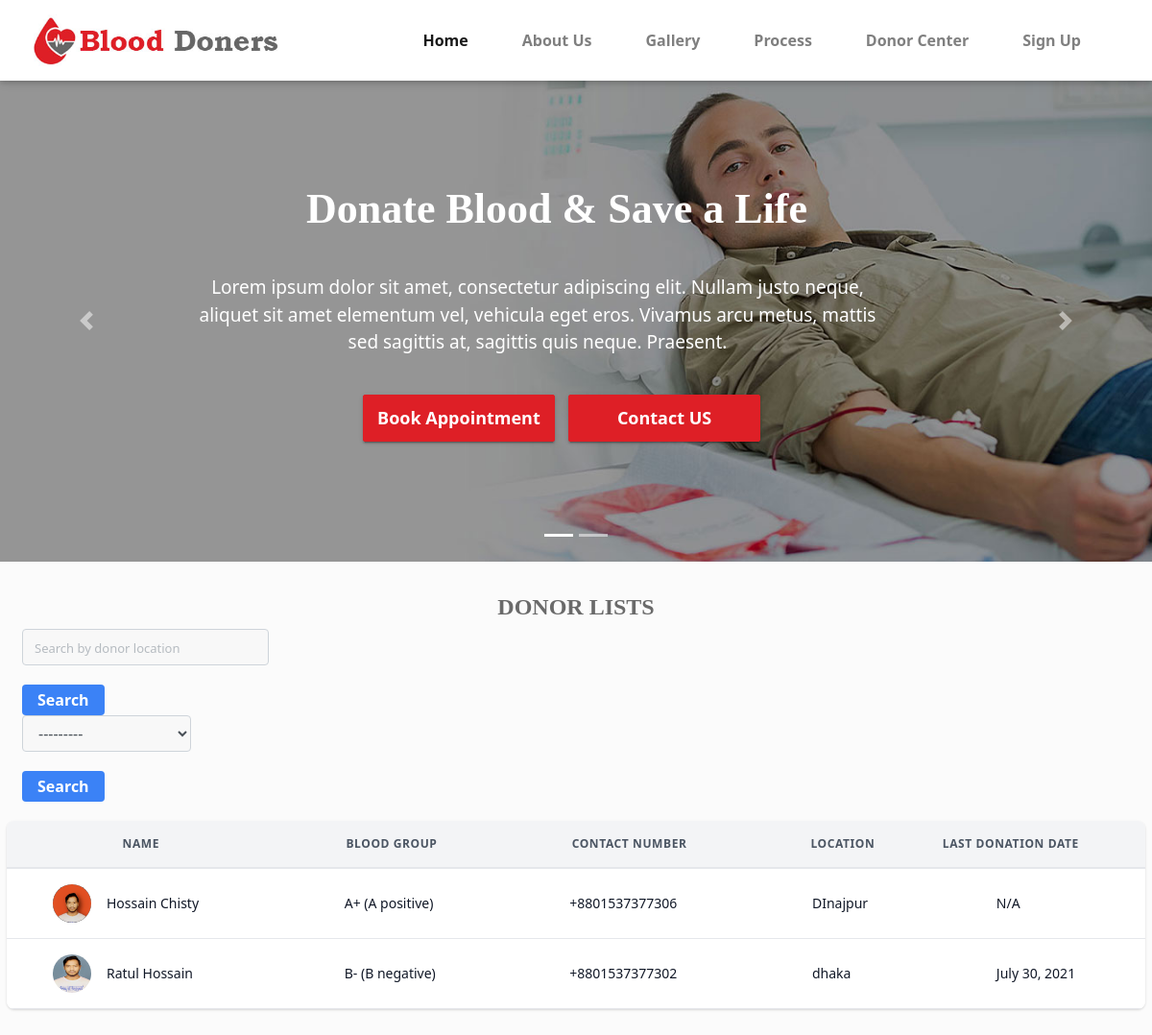
Page /doner_list/ on the committed database.
### core/models.py (models this page shows, shortened)
class Donor(models.Model):
    user = models.OneToOneField(
        settings.AUTH_USER_MODEL, on_delete=models.CASCADE, related_name="donor"
    )
    first_name = models.CharField(max_length=30, blank=False, null=False)
    last_name = models.CharField(max_length=30, blank=False, null=False)
    GENDER_CHOICES = {("male", "Male"), ("female", "Female"), ("other", "Other")}
    gender = models.CharField(
        max_length=10, null=True, blank=True, choices=GENDER_CHOICES
    )
    photo = models.ImageField(null=True, blank=True)
    contact_number = PhoneNumberField()
    contact_number.help_text = "Format: +8801537377302"
    blood_group = models.CharField(max_length=20, choices=BLOOD_GROUP)
    date_of_birth = models.DateField(
        blank=False, null=False, help_text="Format: YYYY-MM-DD"
    )
    last_donation_date = models.DateField(null=True, blank=True)
    location = models.CharField(max_length=200)
    class Meta:
        verbose_name = _("Donor")
        verbose_name_plural = _("Donors")

### core/views.py (the view)
# urls.py: path("doner_list/", DonerListView.as_view(), name="doners_list"),
class DonerListView(View):
    def get(self, request):
        donors_qs = Donor.objects.all()
        filters = DonorFilter(request.GET, queryset=donors_qs)
        return render(request, "doner_list.html", {"filters": filters})

### templates/doner_list.html (shortened to what this page needs)
{% include 'navbar.html' %}
{% block body %}
    <link href="https://cdn.jsdelivr.net/npm/tailwindcss/dist/tailwind.min.css" rel="stylesheet">
    {% include '_css.html' %}
    <body class="antialiased font-sans bg-gray-200">
    <div class="container mx-auto px-2 sm:px-8">
        <div class="py-8">
            <h2 class="text-center text-2xl font-semibold leading-tight">DONOR LISTS</h2>
            <div class="flex sm:flex-row flex-col">
                <div class="block relative">
                    <form action="" method="get">
                        {{ filters.form.location }}
                        <button class="bg-blue-500 text-white font-bold py-1 px-3 rounded" type="submit">Search</button>
                    </form>
                </div>
            </div>
            <div class="flex flex-row mb-1 sm:mb-0">
                <div class="relative">
                    <form action="" method="get">
                    {{ filters.form.blood_group }}
                    <button class="bg-blue-500 text-white font-bold py-1 px-3 rounded" type="submit">Search</button>
                    </form>
                </div>
            </div>
            <div class="-mx-4 sm:-mx-8 px-3 sm:px-8 py-3 overflow-x-auto">
                <div class="inline-block min-w-full shadow rounded-lg overflow-hidden">
                    <table class="min-w-full leading-normal">
                        <thead>
                            <tr>
                                <th
                                    class="px-2 py-3 border-b-2 border-gray-200 bg-gray-100 text-center text-xs font-semibold text-gray-600 uppercase tracking-wider">
                                    Name
                                </th>
                                <th
                                    class="px-2 py-3 border-b-2 border-gray-200 bg-gray-100 text-center text-xs font-semibold text-gray-600 uppercase tracking-wider">
                                    Blood Group
                                </th>
                                <th
                                    class="px-2 py-3 border-b-2 border-gray-200 bg-gray-100 text-center text-xs font-semibold text-gray-600 uppercase tracking-wider">
                                    Contact Number
                                </th>
                                <th
                                    class="px-2 py-3 border-b-2 border-gray-200 bg-gray-100 text-center text-xs font-semibold text-gray-600 uppercase tracking-wider">
                                    Location
                                </th>
                                <th
                                    class="px-2 py-3 border-b-2 border-gray-200 bg-gray-100 text-left text-xs font-semibold text-gray-600 uppercase tracking-wider">
                                    Last Donation Date
                                </th>
                            </tr>
                        </thead>
                        <tbody>
                        {% for items in  filters.qs %}
                        {% if items in filters.qs %}
                        <tr>
                            <td class="px-5 py-3 border-b border-gray-200 bg-white text-sm">
                                <div class="flex items-center">
                                    <div class="flex-shrink-0 w-10 h-10">
                                        <img class="w-full h-full rounded-full"
                                            src="{{items.photo.url}}" alt="{{items.first_name}}"/>
                                    </div>
                                    <div class="ml-3">
                                        <p class="text-gray-900 whitespace-no-wrap">
                                            {{items.first_name}} {{items.last_name}}
                                        </p>
                                    </div>
                                </div>
                            </td>
                            <td class="px-5 py-3 border-b border-gray-200 bg-white text-sm">
                                <div class="flex items-center">
                                    <div class="ml-4">
                                        <p class="text-gray-900 whitespace-no-wrap">
                                            {{items.blood_group}}
                                        </p>
                                    </div>
                                </div>
                            </td>
                            <td class="px-5 py-3 border-b border-gray-200 bg-white text-sm">
                                <div class="flex items-center">
                                    <div class="ml-3">
                                        <p class="text-gray-900 whitespace-no-wrap">
                                            {{items.contact_number}}
                                        </p>
                                    </div>
                                </div>
                            </td>
                            <td class="px-5 py-3 border-b border-gray-200 bg-white text-sm">
                                <div class="flex items-center">
                                    <div class="ml-3">
                                        <p class="text-gray-900 whitespace-no-wrap">
                                            {{items.location}}
                                        </p>
                                    </div>
                                </div>
                            </td>
                            <td class="px-5 py-3 border-b border-gray-200 bg-white text-sm">
                                <div class="flex items-center">
                                    <div class="ml-3">
                                        {% if items.last_donation_date == None %}
                                        <p class="text-gray-900 whitespace-no-wrap">
                                                N/A
                                            </p>
                                        {% else %}
                                        <p class="text-gray-900 whitespace-no-wrap">
                                            {{items.last_donation_date}}
                                        </p>
                                        {% endif %}
                                    </div>
                                </div>
                            </td>
                        </tr>
                        {% endif %}
                        {% endfor %}
                        </tbody>
                    </table>
                </div>
            </div>
        </div>
    </div>
</body>
{% endblock body %}

### templates/navbar.html (shortened to what this page needs)
{% load static %}
    <header class="continer-fluid">
            <div id="menu-jk" class="header-bottom">
                <div class="container">
                    <div class="row nav-row">
                        <div class="col-md-3 logo">
                            <img src="{% static 'assets/images/logo.jpg' %}" alt="">
                        </div>
                        <div class="col-md-9 nav-col">
                            <nav class="navbar navbar-expand-lg navbar-light">
                                <div class="collapse navbar-collapse" id="navbarNav">
                                    <ul class="navbar-nav">
                                        {% if request.user.is_authenticated %}
                                            <li class="nav-item">
                                                <a class="nav-link" href="{% url 'doners_list' %}">Donor Center</a>
                                            </li>
                                            <li class="nav-item">
                                                <a class="nav-link" href="{% url 'doners' %}">Be a Donor</a>
                                                </a>
                                            </li>
                                            <li class="nav-item active">
                                                <a class="nav-link" href="{% url 'sign_out' %}">Sign out as @{{request.user.donor.first_name}} {{request.user.donor.last_name}}</a>
                                                </a>
                                            </li>
                                        {% else %}
                                        <li class="nav-item active">
                                            <a class="nav-link" href="#">Home
                                            </a>
                                        </li>
                                        <li class="nav-item">
                                            <a class="nav-link" href="#about">About Us</a>
                                        </li>
                                        <li class="nav-item">
                                            <a class="nav-link" href="#gallery">Gallery</a>
                                        </li>
                                         <li class="nav-item">
                                            <a class="nav-link" href="#process">Process</a>
                                        </li>
                                        <li class="nav-item">
                                            <a class="nav-link" href="{% url 'doners_list' %}">Donor Center</a>
                                        </li>
                                           <li class="nav-item">
                                            <a class="nav-link" href="{% url 'sign_up' %}">Sign Up</a>
                                        </li>
                                        {% endif %}
                                    </ul>
                                </div>
                            </nav>
                        </div>
                    </div>
                </div>
            </div>
        </header>
    <div class="slider-detail">
        <div id="carouselExampleIndicators" class="carousel slide" data-ride="carousel">
            <ol class="carousel-indicators">
                <li data-target="#carouselExampleIndicators" data-slide-to="0" class="active"></li>
                <li data-target="#carouselExampleIndicators" data-slide-to="1"></li>
            </ol>
            <div class="carousel-inner">
                <div class="carousel-item active">
                    <img class="d-block w-100" src="{% static 'assets/images/slider/slide-02.jpg' %}" alt="First slide">
                    <div class="carousel-caption d-none d-md-block">
                        <h5 class=" bounceInDown">Donate Blood & Save a Life</h5>
                        <p class=" bounceInLeft">Lorem ipsum dolor sit amet, consectetur adipiscing elit. Nullam justo neque, <br>
                            aliquet sit amet elementum vel, vehicula eget eros. Vivamus arcu metus, mattis <br>
                            sed sagittis at, sagittis quis neque. Praesent.</p>
                        <div class=" vbh">
                            <div class="btn btn-success  bounceInUp"> Book Appointment </div>
                            <div class="btn btn-success  bounceInUp"> Contact US </div>
                        </div>
                    </div>
                </div>
            </div>
            <a class="carousel-control-prev" href="#carouselExampleIndicators" role="button" data-slide="prev">
                <span class="carousel-control-prev-icon" aria-hidden="true"></span>
            </a>
            <a class="carousel-control-next" href="#carouselExampleIndicators" role="button" data-slide="next">
                <span class="carousel-control-next-icon" aria-hidden="true"></span>
            </a>
        </div>
    </div>

### templates/_css.html
{% load static %}
<link rel="stylesheet" href="{% static 'assets/css/bootstrap.min.css' %}">
<link rel="stylesheet" href="{% static 'assets/css/fontawsom-all.min.css' %}">
<link rel="stylesheet" href="{% static 'assets/plugins/grid-gallery/css/grid-gallery.min.css' %}">
<link rel="stylesheet" type="text/css" href="{% static 'assets/css/style.css' %}" />

### templates/_js.html (shortened to what this page needs)
{% load static %}

### static/assets/css/style.css (style rules this page uses)
* { margin: 0px; padding: 0px; list-style: none; }
img { max-width: 100%; }
a { text-decoration: none; outline: none; color: #444; }
ul { margin-bottom: 0; padding-left: 0; }
a:hover, a:focus, input, textarea { text-decoration: none; outline: none; }
html, body { height: 100%; }
p { margin-bottom: 0px; width: 100%; }
::placeholder { color: #747f8a !important; font-size: 13px; opacity: .5 !important; }
h1, h2, h3, h4, h5, h6 { font-family: montserrat; }
body { background-color: #f1f1f145 !important; font-family: 'Merriweather', serif; color: #6A6A6A; overflow-x: hidden; }
.btn-success { background-color: #de1f26; border-color: #de1f26; }
.btn { box-shadow: 0 3px 1px -2px rgba(0, 0, 0, 0.2), 0 2px 2px 0 rgba(0, 0, 0, 0.14), 0 1px 5px 0 rgba(0, 0, 0, 0.12); border-radius: 2px; }
.form-control { background-color: #F8F8F8; margin-bottom: 20px; }
.container { max-width: 1170px; }
header { box-shadow: 0 2px 5px 0 rgba(0, 0, 0, 0.16), 0 2px 10px 0 rgba(0, 0, 0, 0.12); }
header .header-bottom { background-color: #FFF; }
header .header-bottom .navbar { float: right; }
header .header-bottom img { margin-top: 15px; }
header .nav-col .navbar-nav li { padding: 14px 20px; font-weight: 600; }
.scroll-to-fixed-fixed { background-color: #FFF; box-shadow: 0 2px 5px 0 rgba(0, 0, 0, 0.16), 0 2px 10px 0 rgba(0, 0, 0, 0.12); }
.slider-detail .carousel-caption { text-align: left; bottom: 90px; bottom: 105px; }
.slider-detail .carousel-caption h5 { font-size: 44px; margin-left: -40px; font-weight: 600; text-align: center; }
.slider-detail .carousel-caption p { margin-left: -40px; margin-top: 40px; font-size: 19px; text-align: center; }
.slider-detail .vbh { margin-left: -40px; text-align: center; }
.slider-detail .vbh .btn { padding: 10px; margin-top: 40px; width: 200px; margin-left: 10px; font-weight: 600; font-size: 18px; }

### rows in the picture
Donor: photo (picture), first_name "Hossain", last_name "Chisty", blood_group "A+ (A positive)", contact_number "+8801537377306", location "DInajpur", shows "N/A"
Donor: photo (picture), first_name "Ratul", last_name "Hossain", blood_group "B- (B negative)", contact_number "+8801537377302", location "dhaka", last_donation_date "July 30, 2021"
